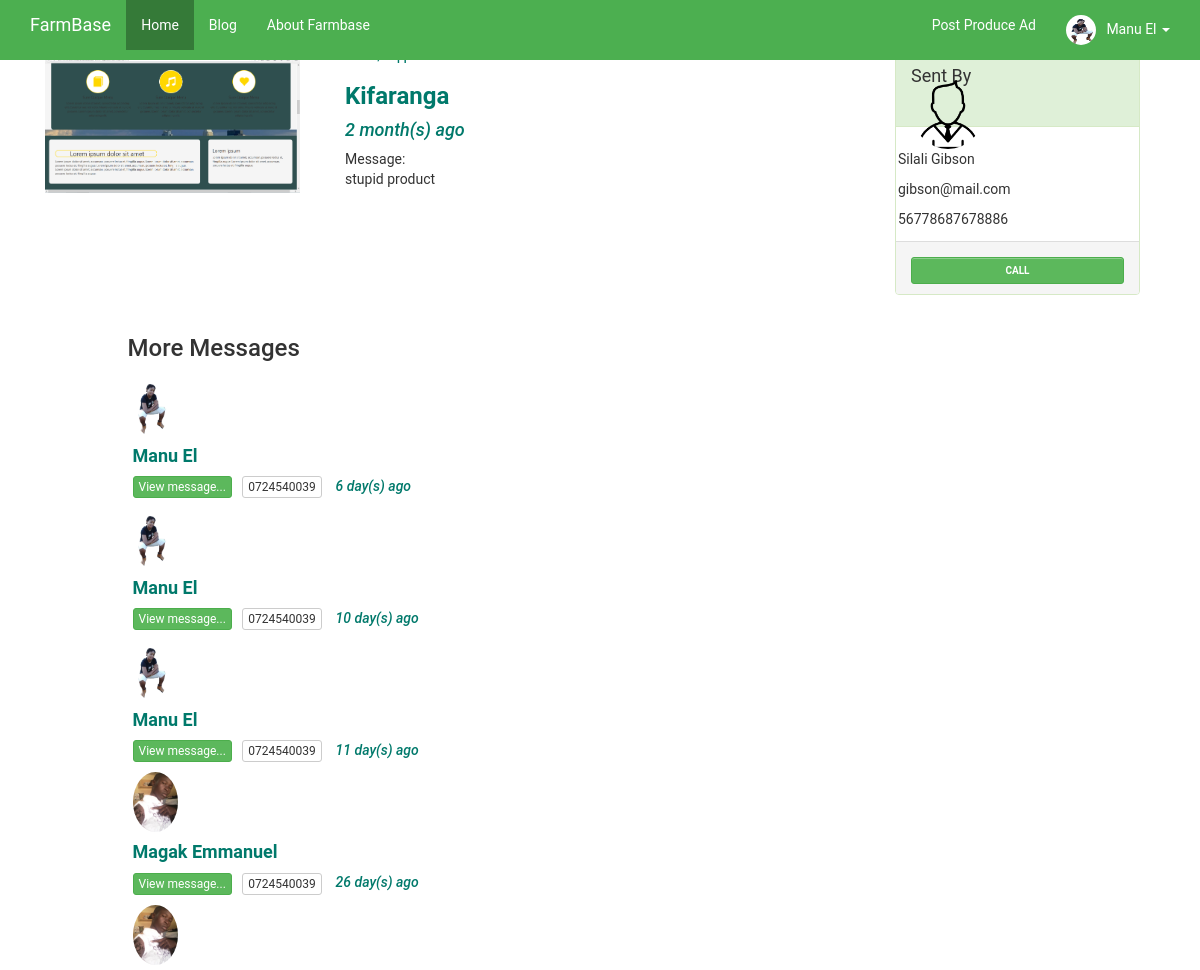
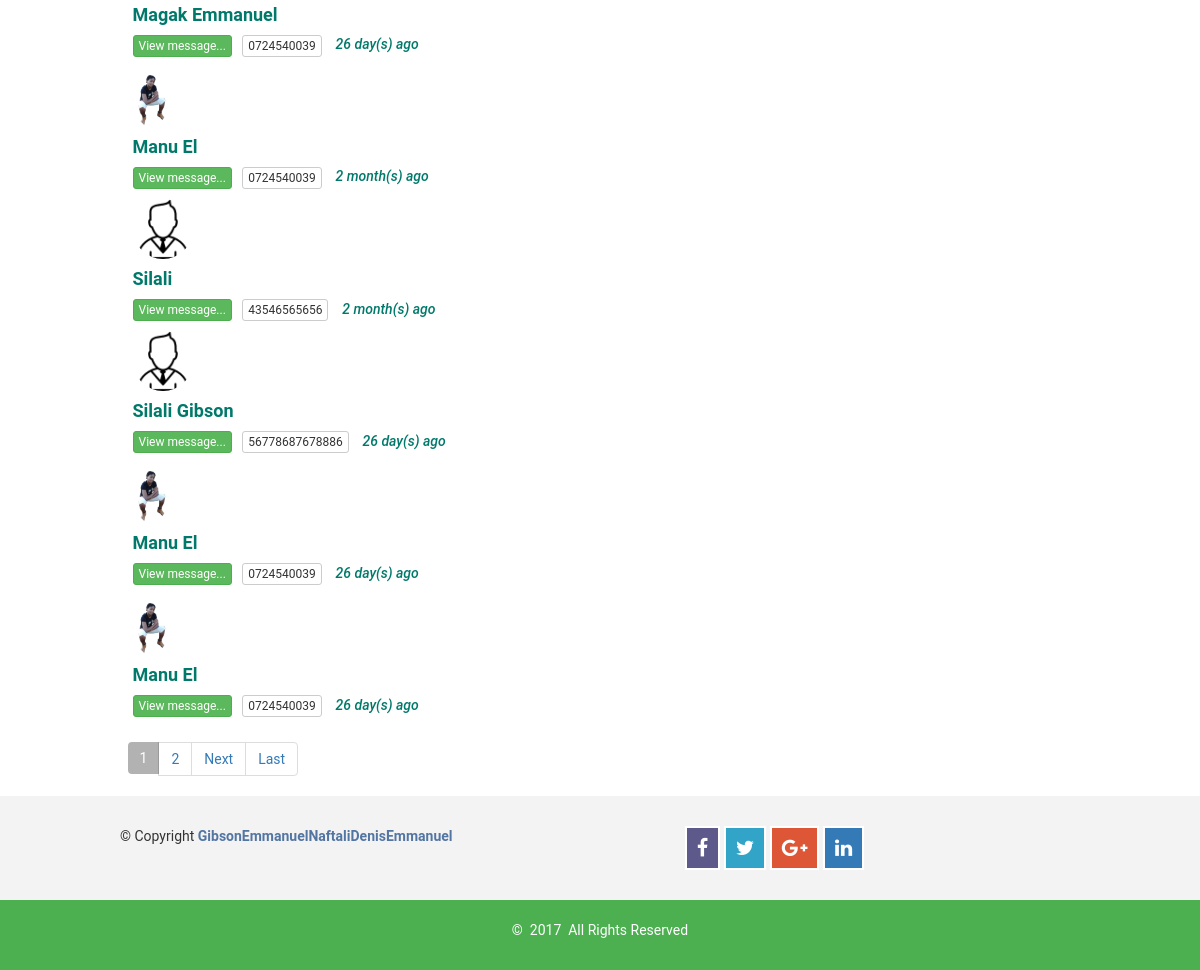
The page /farmer_inbox_view.php?message=7 (signed in) on the database its author committed (2 pictures, top to bottom).
### tables this page shows
CREATE TABLE `tbl_farmers` (
  `ID` int(11) NOT NULL,
  `name` varchar(100) NOT NULL,
  `email` varchar(100) NOT NULL,
  `phone` varchar(100) NOT NULL,
  `photo` varchar(100) NOT NULL,
  `pass` varchar(500) NOT NULL,
  `hidden` varchar(5) NOT NULL
);

CREATE TABLE `farmer_posts` (
  `ID` int(11) NOT NULL,
  `title` varchar(100) NOT NULL,
  `price` varchar(100) NOT NULL,
  `description` varchar(500) NOT NULL,
  `cartegory` varchar(100) NOT NULL,
  `phone` varchar(100) NOT NULL,
  `location` varchar(100) NOT NULL,
  `photo` varchar(100) NOT NULL,
  `email` varchar(100) NOT NULL,
  `userID` int(10) NOT NULL,
  `userpic` varchar(100) NOT NULL,
  `timer` timestamp NOT NULL DEFAULT CURRENT_TIMESTAMP ON UPDATE CURRENT_TIMESTAMP,
  `hidden` varchar(5) NOT NULL
);

CREATE TABLE `sent_messages` (
  `ID` int(11) NOT NULL,
  `name` varchar(100) NOT NULL,
  `senderEmail` varchar(100) NOT NULL,
  `phone` varchar(100) NOT NULL,
  `message` longtext NOT NULL,
  `postID` varchar(100) NOT NULL,
  `receiverEmail` varchar(100) NOT NULL,
  `status` varchar(10) NOT NULL,
  `timer` timestamp NOT NULL DEFAULT CURRENT_TIMESTAMP ON UPDATE CURRENT_TIMESTAMP
);

CREATE TABLE `tbl_consultants` (
  `ID` int(11) NOT NULL,
  `name` varchar(100) NOT NULL,
  `email` varchar(100) NOT NULL,
  `phone` varchar(100) NOT NULL,
  `photo` varchar(100) NOT NULL,
  `pass` varchar(500) NOT NULL
);

### class.farmer.php (called while the page is built, shortened)
<?php
class FARMER
{
	private $conn;
	public function __construct()
	{
		$database = new Database();
		$db = $database->dbConnection();
		$this->conn = $db;
    }
	public function runQuery($sql)
	{
		$stmt = $this->conn->prepare($sql);
		return $stmt;
	}
	public function is_logged_in()
	{
		if(isset($_SESSION['farmerSession']))
		{
			return true;
		}
	}
}

### consultants/class.consultant.php (called while the page is built, shortened)
<?php
class CONSULTANT
{
	private $conn;
	public function __construct()
	{
		$database = new Database();
		$db = $database->dbConnection();
		$this->conn = $db;
    }
	public function runQuery($sql)
	{
		$stmt = $this->conn->prepare($sql);
		return $stmt;
	}
}

### class.message.php (the view, shortened to what this page needs)
<?php
class paginate
{
	function __construct()
	{
		$database = new Database();
		$db = $database->dbConnection();
		$this->conn = $db;
	}
	public function dataview($query)
	{
		$stmt = $this->conn->prepare($query);
		$stmt->execute();
		if($stmt->rowCount()>0)
		{
			while($row=$stmt->fetch(PDO::FETCH_ASSOC))
			{
				?>
			  <a href="farmer_inbox_view.php?message=<?php echo $row['ID']; ?>" class="clearfix">
              <div class="col-md-10 col-md-offset-1  col-xs-12 col-sm-12 row-eq-height __message-item"  id="mauni">
                <div class="col-md-3 col-sm-3 col-xs-3">
               <?php
                            $stmt1 = $this->conn->prepare("SELECT * FROM tbl_consultants WHERE name=:email_id AND photo!=''");
                            $stmt1->execute(array(":email_id"=>$row['name']));
                            if ($stmt1->rowCount() > 0) {
                                $rower = $stmt1->fetch(PDO::FETCH_ASSOC);?>
                                <span class="photo"><img class=" img-circle" alt="avatar" src="consultants/consult_images/<?php echo $rower['photo']; ?>" height="60px"></span>
                       <?php     } else {
                            $stmt1 = $stmt1 = $this->conn->prepare("SELECT * FROM tbl_farmers WHERE name=:email_id AND photo!=''");
                            $stmt1->execute(array(":email_id"=>$row['name']));
                            if ($stmt1->rowCount() > 0) {
                                $rower = $stmt1->fetch(PDO::FETCH_ASSOC);?>
                                <span class="photo"><img class=" img-circle" alt="avatar" src="farmer_images/<?php echo $rower['photo']; ?>" height="60px"></span>
                      <?php } else { ?>
                                <span class="photo"><img class=" img-circle" alt="avatar" src="img/user.png" height="60px"></span>
                      <?php }
                        } ?>
               	</div>
                <div class="col-md-9 col-sm-9 col-xs-9">
	            <span>    <a href="farmer_inbox_view.php?message=<?php echo $row['ID']; ?>"><h4 class="itemed h4"><b><?php echo $row['name']; ?></b></h4></a>
					  <a href="farmer_inbox_view.php?message=<?php echo $row['ID']; ?>"><button class="btn btn-success btn-xs" type="submit" name="btn-more" value="<?php echo $row['ID']; ?>">View message...</button></a>&nbsp;&nbsp;
					 </span>
	                   <span  class="priced btn btn-default btn-xs"> <?php echo $row['phone']; ?></span>&nbsp;&nbsp;&nbsp;
	                    <span class="itemed h5 " style="font-style: italic;"><?php
	                    			$timed = $row['timer'];
								   $timestamp = strtotime($timed);
								   $strTime = array("second", "minute", "hour", "day", "month", "year");
								   $length = array("60","60","24","30","12","10");
								   $currentTime = time();
								   if($currentTime >= $timestamp) {
										$diff     = time()- $timestamp;
										for($i = 0; $diff >= $length[$i] && $i < count($length)-1; $i++) {
										$diff = $diff / $length[$i];
										}
										$diff = round($diff);
										echo $diff . " " . $strTime[$i] . "(s) ago ";
								   } ?></span>
               </div><br>
            </div>
               </a>
                <?php
			}
		}
		else
		{
			?>
            <tr>
            <td>Nothing here...</td>
            </tr>
            <?php
		}
	}
	public function paginglink($query,$records_per_page)
	{
		$self = $_SERVER['PHP_SELF'];
		$stmt = $this->conn->prepare($query);
		$stmt->execute();
		$total_no_of_records = $stmt->rowCount();
		if($total_no_of_records > 0)
		{
			?><tr><td colspan="3"><?php
			$total_no_of_pages=ceil($total_no_of_records/$records_per_page);
			$current_page=1;
			for($i=1;$i<=$total_no_of_pages;$i++)
			{
				if($i==$current_page)
				{
					echo "<li class='active'><a href='".$self."?page_no=".$i."'>".$i."</a></li>";
				}
				else
				{
					echo "<li><a  href='".$self."?page_no=".$i."'>".$i."</a>&nbsp;&nbsp;</li>";
				}
			}
			if($current_page!=$total_no_of_pages)
			{
				$next=$current_page+1;
				echo "<li><a  href='".$self."?page_no=".$next."'>Next</a>&nbsp;&nbsp;</li>";
				echo "<li><a href='".$self."?page_no=".$total_no_of_pages."'>Last</a>&nbsp;&nbsp;</li>";
			}
			?></td></tr><?php
		}
	}
}

### farmer_inbox_view.php (shortened to what this page needs)
<?php
require_once 'class.farmer.php';
require_once 'consultants/class.consultant.php';
$farmer_home = new FARMER();
if($farmer_home->is_logged_in()){
$stmt = $farmer_home->runQuery("SELECT * FROM tbl_farmers WHERE email=:email_id");
$stmt->execute(array(":email_id"=>$_SESSION['farmerSession']));
$row = $stmt->fetch(PDO::FETCH_ASSOC);
}
$farmer_home_post = new Database();
if($farmer_home_post->dbConnection())
	{
		include_once 'class.message.php';
		$paginate = new paginate();
	}
	$admin_home = new CONSULTANT();
?>
<?php
				        $messg = $_GET['message'];
							 $stmt = $admin_home->runQuery("SELECT * FROM sent_messages WHERE ID=:email_id");
								$stmt->execute(array(":email_id"=> $messg));
								$message = $stmt->fetch(PDO::FETCH_ASSOC);
							?>
<!DOCTYPE html>
<html>
	<head>
		<link href="#SSS" rel="stylesheet" type="text/css" />
		 <link href="css/style.css" rel="stylesheet">
		<link href="css/bootstrap.min.css" rel="stylesheet" type="text/css" />
		 <link href="font/css/font-awesome.css" rel="stylesheet" />
	</head>
	<body>
	<section>
		<nav class="navbar navbar-default navbar-fixed-top">
      <div class="container">
        <div class="navbar-header">
          <a class="navbar-brand" href="index">FarmBase</a>
        </div>
        <div id="navbar" class="navbar-collapse collapse">
          <ul class="nav navbar-nav">
            <li class="active"><a href="index">Home</a></li>
            <li><a href="blog">Blog</a></li>
            <li><a href="about">About Farmbase</a></li>
          </ul>
          <ul class="nav navbar-nav navbar-right">
           <?php
if($farmer_home->is_logged_in()) {
 	?>
 	<li><a href="farmer_post"><span class="glyphicon glyphicon"></span>&nbsp;Post Produce Ad</a></li>
	 <li class="dropdown">
              <a href="#" class="dropdown-toggle" data-toggle="dropdown" role="button" aria-haspopup="true" aria-expanded="false">
              	<?php
					if(isset($pic)){
						echo $pic;
					} else { ?>
					<img class="img-circle " src="farmer_images/<?php echo $row['photo']; ?>"  style=" padding:0px;"  height=50px />
				<?php
				}?>
			  <span class=""></span>&nbsp; <?php echo $row['name']; ?>&nbsp;<span class="caret"></span></a>
            </li><?php } ?>
          </ul>
        </div>
      </div>
    </nav>
   	 <div class="col-lg-2 col-lg-offset-5">
		<br style="margin: 15px;">
	</div>
    <section>
    <div class="container" id="panel_post">
    		<div class='col-md-12 row-eq-height'>
    			<div class="col-md-3 col-sm-3">
					                <?php
					        $stmt1 = $admin_home->runQuery("SELECT * FROM farmer_posts WHERE ID=:email_id");
                            $stmt1->execute(array(":email_id"=>$message['postID']));
                            $rowered = $stmt1->fetch(PDO::FETCH_ASSOC);
					                if ( $rowered['photo']==''){
					                 echo "";
					                }else {?>
					                	 <img  src="post_images/<?php echo $rowered['photo']; ?>" style="padding: 10px 0px;"  class="item_image img-responsive" />
							               <?php }
					                ?>
			               		</div>
			                <div class="col-md-9 col-sm-9 ">
			                	<div class="col-md-8 col-sm-8">
				                	<h6 class="itemed h6"><?php echo $rowered['cartegory']; ?></h6>
					                <h3 class="itemed h3"><b><?php echo $rowered['title']; ?></b></h3>
					                <h4 class="itemed h4" style="font-style: italic;"><?php
	                    			$timed = $rowered['timer'];
									   $timestamp = strtotime($timed);
									   $strTime = array("second", "minute", "hour", "day", "month", "year");
									   $length = array("60","60","24","30","12","10");
									   $currentTime = time();
									   if($currentTime >= $timestamp) {
											$diff     = time()- $timestamp;
											for($i = 0; $diff >= $length[$i] && $i < count($length)-1; $i++) {
											$diff = $diff / $length[$i];
											}
											$diff = round($diff);
											echo $diff . " " . $strTime[$i] . "(s) ago ";
									   } ?></h4>
					               <span class="text">Message:<br><?php echo $message['message']; ?></span>
								</div>
								<div class="col-md-4 col-sm-4 ">
			            			<div class="__card __author-card panel panel-default panel-success">
			            				<div class="panel-heading" style="" >
			            				<h3 class="h4 ad-posted"> Sent By</h3>
			            			</div>
			            			<div class="panel-body " style="padding:2px;">
				            			<div class="col-md-3">
				     	 <?php
                            $stmt1 = $admin_home->runQuery("SELECT * FROM tbl_consultants WHERE name=:email_id AND photo!=''");
                            $stmt1->execute(array(":email_id"=>$message['name']));
                            if ($stmt1->rowCount() > 0) {
                                $rower = $stmt1->fetch(PDO::FETCH_ASSOC);?>
                                <div class="__image" style="background: url(consultants/consult_images/<?php echo $rower['photo']; ?>);background-size:cover;"></div>
                       <?php     } else {
                            $stmt1 = $admin_home->runQuery("SELECT * FROM tbl_farmers WHERE name=:email_id AND photo!=''");
                            $stmt1->execute(array(":email_id"=>$message['name']));
                            if ($stmt1->rowCount() > 0) {
                                $rower = $stmt1->fetch(PDO::FETCH_ASSOC);?>
                                <div class="__image" style="background: url(farmer_images/<?php echo $rower['photo']; ?>);background-size:cover;"></div>
                      <?php } else { ?>
                                <div class="__image" style="background: url(img/user.png);background-size:cover;"></div>
                      <?php }
                        } ?>
				            			</div>
				            			<div class="__author-details">
				            				<p class="phoned"><?php echo $message['name']; ?></p>
				            				<p class="phoned"><?php echo $message['senderEmail']; ?></p>
				            				<p class="phoned"><?php echo $message['phone']; ?></p>
				            			</div>
			            			</div>
			            			<div class="panel-footer" style="">
				            			<button href="tel:<?php echo $message['phone']; ?>" style="width:100%;" class="btn btn-sm btn-success __item-cta" type="submit">Call</button><br>
			            			</div>
			            			</div>
			            		</div>
			               </div>
			        </div>
						<div class="col-md-10 col-md-offset-1 col-xs-12 col-sm-12">
                			<h3 class="h3">More Messages</h3>
						</div>
		                   <?php
		                   $namer = $row['name'];
		                    $query = "SELECT * FROM sent_messages WHERE receiverEmail='$namer' ORDER BY ID DESC";
		                    $records_per_page=10;
		                    $newquery = $paginate->paging($query,$records_per_page);
		                    $paginate->dataview($newquery);
		                    ?>
		                  <div class="clearfix"></div>
		                 <div class=" col-md-10 col-xs-12 col-md-offset-1">
		                 	<ul class="pagination">
		                    <?php
		                    $paginate->paginglink($query,$records_per_page);
		                    ?>
		                    </ul>
		                 </div>
        </div>
    </section>
	<?php
	include 'footer.php';
	?>
	</body>
</html>

### rows shown on the page
tbl_farmers: photo (picture), name "Manu El"
farmer_posts: photo (picture), title "Kifaranga"
sent_messages: message "stupid product", name "Silali Gibson", senderEmail "gibson@mail.com", phone "56778687678886", $row['ID'] 7 (drawn), diff "26", i "day"
sent_messages: tbl_farmers.photo (picture), name "Manu El", $row['ID'] 22 (drawn), phone "0724540039", diff "6", i "day"
sent_messages: tbl_farmers.photo (picture), name "Manu El", $row['ID'] 21 (drawn), phone "0724540039", diff "10", i "day"
sent_messages: tbl_farmers.photo (picture), name "Manu El", $row['ID'] 20 (drawn), phone "0724540039", diff "11", i "day"
sent_messages: tbl_consultants.photo (picture), name "Magak Emmanuel", $row['ID'] 15 (drawn), phone "0724540039", diff "26", i "day"
sent_messages: tbl_consultants.photo (picture), name "Magak Emmanuel", $row['ID'] 14 (drawn), phone "0724540039", diff "26", i "day"
sent_messages: tbl_farmers.photo (picture), name "Manu El", $row['ID'] 13 (drawn), phone "0724540039", diff "2", i "month"
sent_messages: name "Silali", $row['ID'] 11 (drawn), phone "43546565656", diff "2", i "month"
sent_messages: tbl_farmers.photo (picture), name "Manu El", $row['ID'] 6 (drawn), phone "0724540039", diff "26", i "day"
sent_messages: tbl_farmers.photo (picture), name "Manu El", $row['ID'] 5 (drawn), phone "0724540039", diff "26", i "day"

### other values the page prints
$diff "2"
$strTime[$i] "month"
